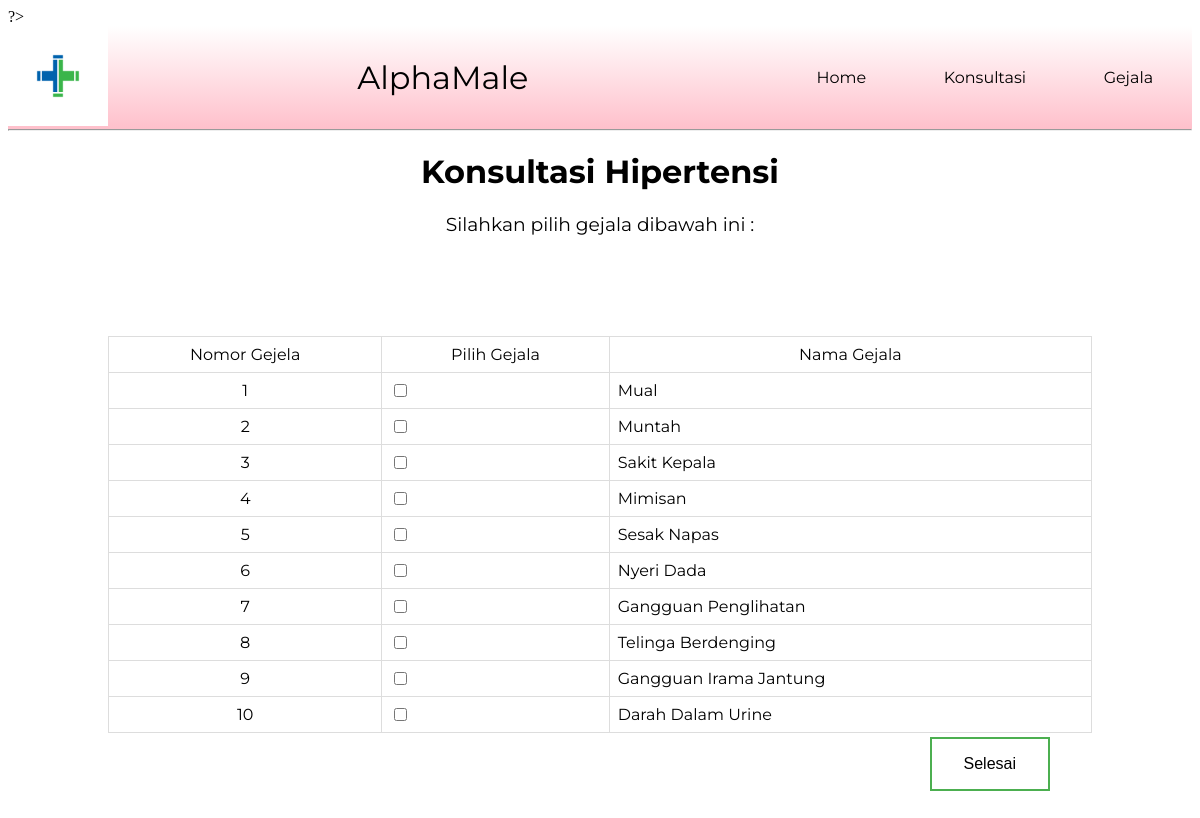
The page /konsul.php on the database its author committed.
### tables this page shows
CREATE TABLE `gejala` (
  `id_gejala` int(11) NOT NULL,
  `gejala` varchar(100) NOT NULL
);

### connect.php (called while the page is built, shortened)
<?php
class koneksi
{
  private $_host = 'localhost';
  private $_username = 'root';
  private $_password = '';
  private $_database = 'hipertensi';
  protected $conn;
  public function __construct()
  {
    if (!isset($this->connection)) {
      $this->conn = new mysqli($this->_host, $this->_username, $this->_password, $this->_database);
    }
    return $this->conn;
  }
}

### crud.php (called while the page is built, shortened)
<?php
include 'connect.php';
class Crud extends koneksi
{
    public function readGejala()
    {
        $sql = "SELECT * FROM gejala";
        $result = $this->conn->query($sql);
        while ($row = $result->fetch_assoc()) {
            $rows[] = $row;
        }
        return $rows;
    }
}

### konsul.php (the view, shortened to what this page needs)
<?php
include_once 'crud.php';
$crud = new Crud;
$arrayName = $crud->readGejala(); ?>
<!DOCTYPE html>
<html>
<head>
    <link href="css/konsul.css" rel="stylesheet">
</head>
<body>
    <?php include 'navbar.php'; ?>
    <h1>Konsultasi Hipertensi</h1>
    <h3>Silahkan pilih gejala dibawah ini :</h3>
    <div class="customer">
        <form method="POST" action="hasil.php">
            <table id="customers">
                <thead>
                    <tr>
                        <td style="text-align: center;">Nomor Gejela</td>
                        <td style="text-align: center;">Pilih Gejala</td>
                        <td style="text-align: center;">Nama Gejala</td>
                    </tr>
                </thead>
                <?php
                foreach ($arrayName as $r) {
                ?>
                    <tbody>
                        <tr>
                            <td style="text-align: center;"><?php echo $r["id_gejala"]; ?></td>
                            <td><input type='checkbox' name="gejala[]" value='<?php echo $r["gejala"]; ?>'></td>
                            <td><?php echo $r["gejala"]; ?></td>
                        </tr>
                    </tbody>
                <?php
                }
                ?>
            </table>
            <div class="btn">
                <input class="button" type="submit" value="Selesai" name="submit">
            </div>
        </form>
    </div>
</body>
</html>

### css/konsul.css (style rules this page uses)
h1 { font-weight: 700; text-align: center; font-family: 'Montserrat', sans-serif; }
h3 { font-weight: 400; font-family: 'Montserrat', sans-serif; text-align: center; }
.customer { margin: 100px; }
#customers { font-family: 'Montserrat', sans-serif; border-collapse: collapse; width: 100%; }
#customers td, #customers th { border: 1px solid #ddd; padding: 8px; }
.button { background-color: #4CAF50; border: none; color: white; padding: 16px 32px; text-align: center; text-decoration: none; display: inline-block; font-size: 16px; margin: 4px 2px; transition-duration: 0.4s; cursor: pointer; }
.button { background-color: white; color: black; border: 2px solid #4CAF50; }
.btn { display: flex; justify-content: flex-end; margin-right: 40px; }

### rows shown on the page
gejala: id_gejala "1", gejala "Mual"
gejala: id_gejala "2", gejala "Muntah"
gejala: id_gejala "3", gejala "Sakit Kepala"
gejala: id_gejala "4", gejala "Mimisan"
gejala: id_gejala "5", gejala "Sesak Napas"
gejala: id_gejala "6", gejala "Nyeri Dada"
gejala: id_gejala "7", gejala "Gangguan Penglihatan"
gejala: id_gejala "8", gejala "Telinga Berdenging"
gejala: id_gejala "9", gejala "Gangguan Irama Jantung"
gejala: id_gejala "10", gejala "Darah Dalam Urine"
